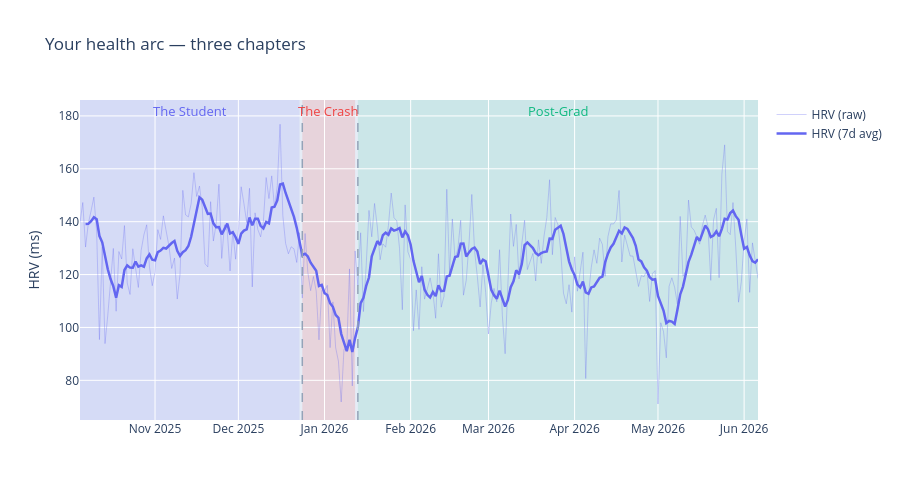

Notebook code for this chart:
### Code cell
chapter_colors = {
    1: "rgba(99, 102, 241, 0.12)",
    2: "rgba(239, 68, 68, 0.15)",
    3: "rgba(16, 185, 129, 0.12)",
}

chapter_label_colors = {
    1: "#6366f1",
    2: "#ef4444",
    3: "#10b981",
}

fig = go.Figure()

# shaded regions
for c in chapters:
    fig.add_vrect(
        x0=str(c["start_date"])[:10],
        x1=str(c["end_date"])[:10],
        fillcolor=chapter_colors[c["chapter"]],
        layer="below",
        line_width=0,
    )
    mid_date = c["start_date"] + (c["end_date"] - c["start_date"]) / 2
    fig.add_annotation(
        x=mid_date,
        y=raw_signal.max() + 5,
        text=chapter_names[c["chapter"]],
        showarrow=False,
        font=dict(size=13, color=chapter_label_colors[c["chapter"]]),
    )

# raw HRV
fig.add_trace(go.Scatter(
    x=raw_dates, y=raw_signal,
    mode='lines', name='HRV (raw)',
    line=dict(color='#6366f1', width=1),
    opacity=0.3,
))

# smoothed HRV
fig.add_trace(go.Scatter(
    x=raw_dates, y=hrv_smooth,
    mode='lines', name='HRV (7d avg)',
    line=dict(color='#6366f1', width=2.5),
))

# breakpoint lines
for bp in bkps[:-1]:
    fig.add_vline(
        x=str(raw_dates[bp])[:10],
        line_dash="dash",
        line_color="#94a3b8",
        line_width=1.5,
    )

fig.update_layout(
    title='Your health arc — three chapters',
    height=500,
    yaxis_title='HRV (ms)',
    hovermode='x unified',
)

fig.show()

### Figure 1 — Plotly figure (JSON) as saved in the notebook; plotly's stock layout.template omitted (floating-point values rounded to 4 significant figures; data arrays with more than 128 entries replaced by an {"elided": "..."} marker saying what was removed)
{"data": [{"line": {"color": "#6366f1", "width": 1}, "mode": "lines", "name": "HRV (raw)", "opacity": 0.3, "type": "scatter", "x": {"elided": "244 str values"}, "y": {"elided": "244 float values"}}, {"line": {"color": "#6366f1", "width": 2.5}, "mode": "lines", "name": "HRV (7d avg)", "type": "scatter", "x": {"elided": "244 str values"}, "y": {"elided": "244 float values"}}], "layout": {"annotations": [{"font": {"color": "#6366f1", "size": 13}, "showarrow": false, "text": "The Student", "x": "2025-11-13T12:00:00", "y": 181.9}, {"font": {"color": "#ef4444", "size": 13}, "showarrow": false, "text": "The Crash", "x": "2026-01-02T12:00:00", "y": 181.9}, {"font": {"color": "#10b981", "size": 13}, "showarrow": false, "text": "Post-Grad", "x": "2026-03-26T00:00:00", "y": 181.9}], "height": 500, "hovermode": "x unified", "shapes": [{"fillcolor": "rgba(99, 102, 241, 0.12)", "layer": "below", "line": {"width": 0}, "type": "rect", "x0": "2025-10-05", "x1": "2025-12-23", "xref": "x", "y0": 0, "y1": 1, "yref": "y domain"}, {"fillcolor": "rgba(239, 68, 68, 0.15)", "layer": "below", "line": {"width": 0}, "type": "rect", "x0": "2025-12-24", "x1": "2026-01-12", "xref": "x", "y0": 0, "y1": 1, "yref": "y domain"}, {"fillcolor": "rgba(16, 185, 129, 0.12)", "layer": "below", "line": {"width": 0}, "type": "rect", "x0": "2026-01-13", "x1": "2026-06-06", "xref": "x", "y0": 0, "y1": 1, "yref": "y domain"}, {"line": {"color": "#94a3b8", "dash": "dash", "width": 1.5}, "type": "line", "x0": "2025-12-24", "x1": "2025-12-24", "xref": "x", "y0": 0, "y1": 1, "yref": "y domain"}, {"line": {"color": "#94a3b8", "dash": "dash", "width": 1.5}, "type": "line", "x0": "2026-01-13", "x1": "2026-01-13", "xref": "x", "y0": 0, "y1": 1, "yref": "y domain"}], "title": {"text": "Your health arc — three chapters"}, "yaxis": {"title": {"text": "HRV (ms)"}}}}
